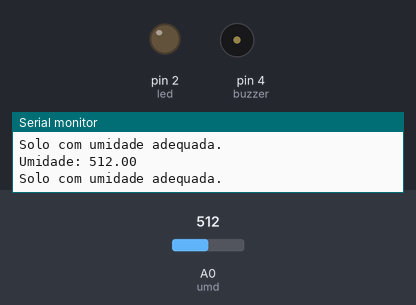
Bench run of a sketch on a simulated Arduino Uno, built with avr-gcc and run on an emulated ATmega328P. On the bench: output pins drawn as LEDs (lit = HIGH), buzzer (waves = sounding), the last lines printed to the serial monitor. Dashed ring = blinking. Inputs (shaded band) come from the test bench; at power-on: A0 (umd) = 512.

Above: at 1.8 s.
1.9 s: A0 (umd) set to 409
3.4 s: A0 (umd) set to 388
At 4.8 s:
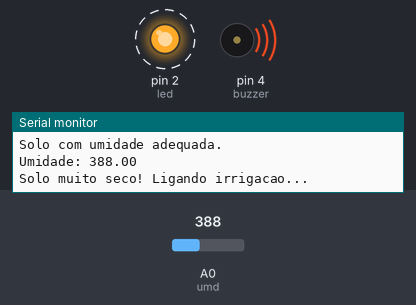
7.5 s: A0 (umd) set to 410
At 8.2 s:
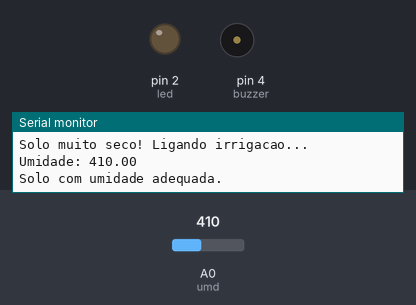
Timing chart, 0 to 10.5 s (numbered marks = the images above; inputs shaded):
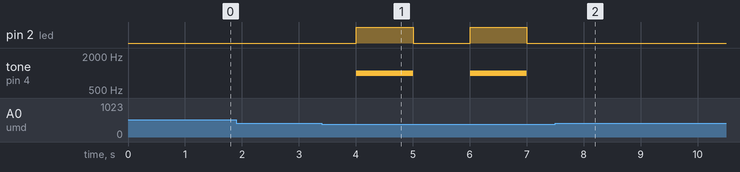

Measured:
- the behaviour switches between 400 and 399 on A0 (umd) (found by bisection; images 0 and 1)
- after the input at 3.4 s, pin 2 (led): alternates HIGH for 1.0 s and LOW for 1.0 s, starting after 0.60 s; tone on pin 4 (buzzer): alternates 1000 Hz for 1.0 s and silent for 1.0 s, starting after 0.60 s
- after the input at 7.5 s, pin 2 (led): stops changing and stays LOW; tone on pin 4 (buzzer): stops changing and stays silent

The sketch:

umidadedosolo.ino
```cpp
const int umd = A0;
const int buzzer = 4;
const int led = 2;


void setup()
{
    Serial.begin(9600);
    pinMode(buzzer, OUTPUT);
    pinMode(led, OUTPUT);
}

int lerUmidade()
{
    int valor = analogRead(umd);
    return valor;
}

void alarme()
{
    digitalWrite(led, HIGH);
    tone(buzzer, 1000);
    delay(1000);
    digitalWrite(led, LOW);
    noTone(buzzer);
}

void ligarIrrigacao()
{
    float umidade = lerUmidade();
    Serial.print("Umidade: ");
    Serial.println(umidade);
    if(umidade < 400){
        Serial.println("Solo muito seco! Ligando irrigacao...");
        alarme();
    }
    else
    {
        Serial.println("Solo com umidade adequada.");
    }
}


void loop()
{
    ligarIrrigacao();
    delay(1000);
}
```
